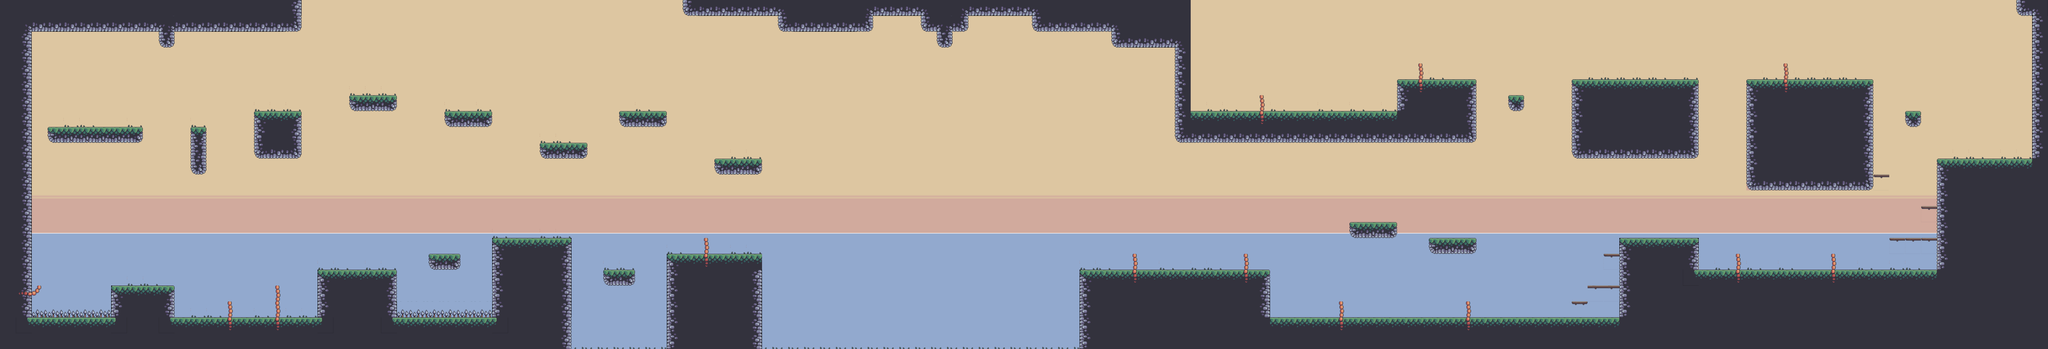

A 2D game scene composited from a Tiled map and its tileset images. What follows is a short description and the map's XML, with each tile layer's data collapsed to a summary:
An orthogonal 129x22 tile map with 80x80 px tiles, 4 tile layers (background, collision, decor, trap), 9 tilesets.

<map version="1.10" tiledversion="git" orientation="orthogonal" renderorder="right-down" width="129" height="22" tilewidth="80" tileheight="80" infinite="0" nextlayerid="5" nextobjectid="1">
 <tileset firstgid="1" name="terrain" tilewidth="80" tileheight="80" tilecount="25" columns="5">
  <image source="terrain.png" width="400" height="400" />
 </tileset>
 <tileset firstgid="26" name="1" tilewidth="80" tileheight="80" tilecount="3" columns="3">
  <image source="1.png" width="240" height="80" />
 </tileset>
 <tileset firstgid="29" name="background" tilewidth="80" tileheight="80" tilecount="36" columns="12">
  <image source="background.png" width="960" height="240" />
 </tileset>
 <tileset firstgid="65" name="water_1" tilewidth="80" tileheight="80" tilecount="3" columns="3">
  <image source="water_1.png" width="240" height="80" />
 </tileset>
 <tileset firstgid="68" name="trap1" tilewidth="80" tileheight="80" tilecount="6" columns="3">
  <image source="trap1.png" width="240" height="160" />
 </tileset>
 <tileset firstgid="74" name="terrain_3" tilewidth="80" tileheight="80" tilecount="30" columns="6">
  <image source="level3/terrain_3.png" width="480" height="400" />
 </tileset>
 <tileset firstgid="104" name="Terrain (32x32)" tilewidth="80" tileheight="80" tilecount="85" columns="17">
  <image source="Terrain (32x32).png" width="1360" height="400" />
 </tileset>
 <tileset firstgid="189" name="Front Palm Bottom and Grass (32x32)" tilewidth="80" tileheight="80" tilecount="9" columns="3">
  <image source="Front Palm Bottom and Grass (32x32).png" width="240" height="240" />
 </tileset>
 <tileset firstgid="198" name="BG Image" tilewidth="80" tileheight="80" tilecount="48" columns="12">
  <image source="BG Image.png" width="960" height="320" />
 </tileset>
 <layer id="1" name="background" width="129" height="22">
  <data>[2838 cells, 2667 non-empty, 21 distinct tile ids]</data>
 </layer>
 <layer id="2" name="collision" width="129" height="22">
  <data>[2838 cells, 452 non-empty, 33 distinct tile ids]</data>
 </layer>
 <layer id="3" name="decor" width="129" height="22">
  <data>[2838 cells, 114 non-empty, 12 distinct tile ids]</data>
 </layer>
 <layer id="4" name="trap" width="129" height="22">
  <data>[2838 cells, 37 non-empty, 2 distinct tile ids]</data>
 </layer>
</map>
